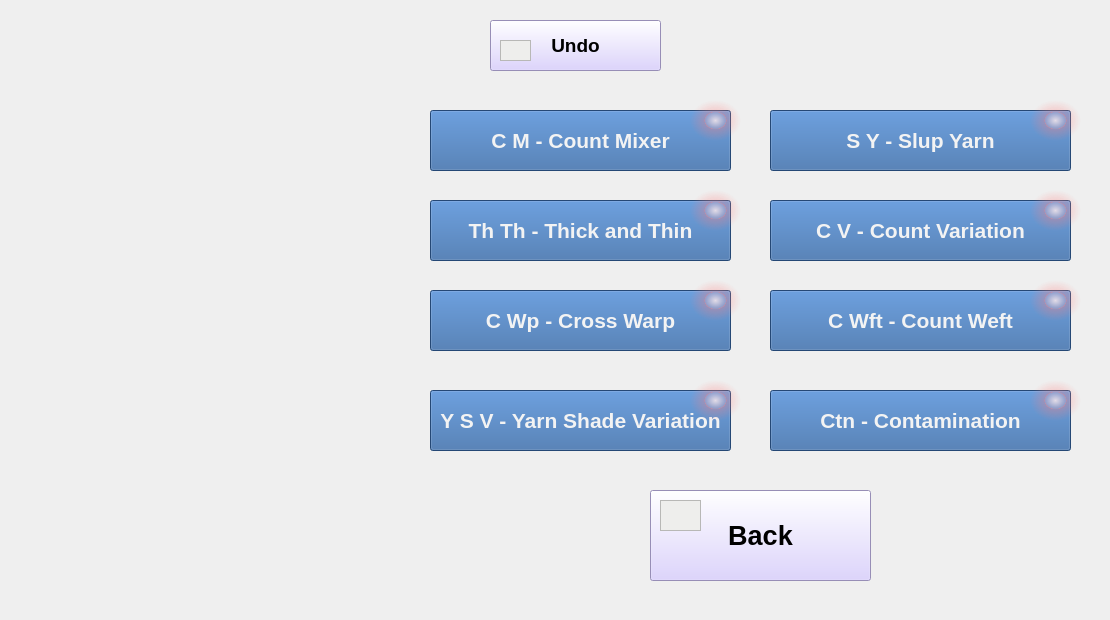
  <widget class="QWidget" name="YarnFault">
   <widget class="QLabel" name="YarnLabel">
    <property name="geometry">
     <rect>
      <x>0</x>
      <y>0</y>
      <width>1101</width>
      <height>611</height>
     </rect>
    </property>
    <property name="styleSheet">
     <string notr="true">border-image: url(:/newPrefix/Capture 8.JPG);</string>
    </property>
    <property name="text">
     <string>&lt;html&gt;&lt;head/&gt;&lt;body&gt;&lt;p&gt;&lt;br/&gt;&lt;/p&gt;&lt;p&gt;&lt;br/&gt;&lt;/p&gt;&lt;/body&gt;&lt;/html&gt;</string>
    </property>
   </widget>
   <widget class="QPushButton" name="ThThButton">
    <property name="geometry">
     <rect>
      <x>430</x>
      <y>200</y>
      <width>301</width>
      <height>61</height>
     </rect>
    </property>
    <property name="minimumSize">
     <size>
      <width>0</width>
      <height>0</height>
     </size>
    </property>
    <property name="sizeIncrement">
     <size>
      <width>0</width>
      <height>0</height>
     </size>
    </property>
    <property name="baseSize">
     <size>
      <width>0</width>
      <height>0</height>
     </size>
    </property>
    <property name="font">
     <font>
      <family>Arial</family>
      <pointsize>16</pointsize>
      <weight>75</weight>
      <bold>true</bold>
     </font>
    </property>
    <property name="styleSheet">
     <string notr="true">color: rgb(243, 243, 243);
background-color: rgb(52, 101, 164);</string>
    </property>
    <property name="text">
     <string>Th Th - Thick and Thin</string>
    </property>
    <property name="iconSize">
     <size>
      <width>30</width>
      <height>30</height>
     </size>
    </property>
   </widget>
   <widget class="QPushButton" name="CtnButton">
    <property name="geometry">
     <rect>
      <x>770</x>
      <y>390</y>
      <width>301</width>
      <height>61</height>
     </rect>
    </property>
    <property name="minimumSize">
     <size>
      <width>0</width>
      <height>0</height>
     </size>
    </property>
    <property name="sizeIncrement">
     <size>
      <width>0</width>
      <height>0</height>
     </size>
    </property>
    <property name="baseSize">
     <size>
      <width>0</width>
      <height>0</height>
     </size>
    </property>
    <property name="font">
     <font>
      <family>Arial</family>
      <pointsize>16</pointsize>
      <weight>75</weight>
      <bold>true</bold>
     </font>
    </property>
    <property name="styleSheet">
     <string notr="true">color: rgb(243, 243, 243);
background-color: rgb(52, 101, 164);</string>
    </property>
    <property name="text">
     <string>Ctn - Contamination</string>
    </property>
    <property name="iconSize">
     <size>
      <width>30</width>
      <height>30</height>
     </size>
    </property>
   </widget>
   <widget class="QPushButton" name="backButtonYa">
    <property name="geometry">
     <rect>
      <x>650</x>
      <y>490</y>
      <width>221</width>
      <height>91</height>
     </rect>
    </property>
    <property name="font">
     <font>
      <family>Arial</family>
      <pointsize>20</pointsize>
      <weight>75</weight>
      <bold>true</bold>
     </font>
    </property>
    <property name="styleSheet">
     <string notr="true">background-color: rgb(212, 199, 255);
</string>
    </property>
    <property name="text">
     <string>Back</string>
    </property>
   </widget>
   <widget class="QPushButton" name="CWftButton">
    <property name="geometry">
     <rect>
      <x>770</x>
      <y>290</y>
      <width>301</width>
      <height>61</height>
     </rect>
    </property>
    <property name="minimumSize">
     <size>
      <width>0</width>
      <height>0</height>
     </size>
    </property>
    <property name="sizeIncrement">
     <size>
      <width>0</width>
      <height>0</height>
     </size>
    </property>
    <property name="baseSize">
     <size>
      <width>0</width>
      <height>0</height>
     </size>
    </property>
    <property name="font">
     <font>
      <family>Arial</family>
      <pointsize>16</pointsize>
      <weight>75</weight>
      <bold>true</bold>
     </font>
    </property>
    <property name="styleSheet">
     <string notr="true">color: rgb(243, 243, 243);
background-color: rgb(52, 101, 164);</string>
    </property>
    <property name="text">
     <string>C Wft - Count Weft</string>
    </property>
    <property name="iconSize">
     <size>
      <width>30</width>
      <height>30</height>
     </size>
    </property>
   </widget>
   <widget class="QFrame" name="SavYarnFrame">
    <property name="geometry">
     <rect>
      <x>660</x>
      <y>500</y>
      <width>41</width>
      <height>31</height>
     </rect>
    </property>
    <property name="styleSheet">
     <string notr="true">border-image: url(:/newPrefix/Save-icon.png);
background-color: rgb(238, 238, 236);


</string>
    </property>
    <property name="frameShape">
     <enum>QFrame::StyledPanel</enum>
    </property>
    <property name="frameShadow">
     <enum>QFrame::Raised</enum>
    </property>
   </widget>
   <widget class="QPushButton" name="SYButton">
    <property name="geometry">
     <rect>
      <x>770</x>
      <y>110</y>
      <width>301</width>
      <height>61</height>
     </rect>
    </property>
    <property name="minimumSize">
     <size>
      <width>0</width>
      <height>0</height>
     </size>
    </property>
    <property name="sizeIncrement">
     <size>
      <width>0</width>
      <height>0</height>
     </size>
    </property>
    <property name="baseSize">
     <size>
      <width>0</width>
      <height>0</height>
     </size>
    </property>
    <property name="font">
     <font>
      <family>Arial</family>
      <pointsize>16</pointsize>
      <weight>75</weight>
      <bold>true</bold>
     </font>
    </property>
    <property name="styleSheet">
     <string notr="true">color: rgb(243, 243, 243);
background-color: rgb(52, 101, 164);</string>
    </property>
    <property name="text">
     <string>S Y - Slup Yarn</string>
    </property>
    <property name="iconSize">
     <size>
      <width>30</width>
      <height>30</height>
     </size>
    </property>
   </widget>
   <widget class="QPushButton" name="CMButton">
    <property name="geometry">
     <rect>
      <x>430</x>
      <y>110</y>
      <width>301</width>
      <height>61</height>
     </rect>
    </property>
    <property name="minimumSize">
     <size>
      <width>0</width>
      <height>0</height>
     </size>
    </property>
    <property name="sizeIncrement">
     <size>
      <width>0</width>
      <height>0</height>
     </size>
    </property>
    <property name="baseSize">
     <size>
      <width>0</width>
      <height>0</height>
     </size>
    </property>
    <property name="font">
     <font>
      <family>Arial</family>
      <pointsize>16</pointsize>
      <weight>75</weight>
      <bold>true</bold>
     </font>
    </property>
    <property name="styleSheet">
     <string notr="true">color: rgb(243, 243, 243);
background-color: rgb(52, 101, 164);</string>
    </property>
    <property name="text">
     <string>C M - Count Mixer</string>
    </property>
    <property name="iconSize">
     <size>
      <width>30</width>
      <height>30</height>
     </size>
    </property>
   </widget>
   <widget class="QPushButton" name="CWpButton">
    <property name="geometry">
     <rect>
      <x>430</x>
      <y>290</y>
      <width>301</width>
      <height>61</height>
     </rect>
    </property>
    <property name="minimumSize">
     <size>
      <width>0</width>
      <height>0</height>
     </size>
    </property>
    <property name="sizeIncrement">
     <size>
      <width>0</width>
      <height>0</height>
     </size>
    </property>
    <property name="baseSize">
     <size>
      <width>0</width>
      <height>0</height>
     </size>
    </property>
    <property name="font">
     <font>
      <family>Arial</family>
      <pointsize>16</pointsize>
      <weight>75</weight>
      <bold>true</bold>
     </font>
    </property>
    <property name="styleSheet">
     <string notr="true">color: rgb(243, 243, 243);
background-color: rgb(52, 101, 164);</string>
    </property>
    <property name="text">
     <string>C Wp - Cross Warp</string>
    </property>
    <property name="iconSize">
     <size>
      <width>30</width>
      <height>30</height>
     </size>
    </property>
   </widget>
   <widget class="QFrame" name="UndoYarnframe">
    <property name="geometry">
     <rect>
      <x>500</x>
      <y>40</y>
      <width>31</width>
      <height>21</height>
     </rect>
    </property>
    <property name="styleSheet">
     <string notr="true">border-image: url(:/newPrefix/Undo-icon.png);
background-color: rgb(238, 238, 236);


</string>
    </property>
    <property name="frameShape">
     <enum>QFrame::StyledPanel</enum>
    </property>
    <property name="frameShadow">
     <enum>QFrame::Raised</enum>
    </property>
   </widget>
   <widget class="QPushButton" name="Undo_YarnButton">
    <property name="geometry">
     <rect>
      <x>490</x>
      <y>20</y>
      <width>171</width>
      <height>51</height>
     </rect>
    </property>
    <property name="font">
     <font>
      <family>Arial</family>
      <pointsize>14</pointsize>
      <weight>75</weight>
      <bold>true</bold>
     </font>
    </property>
    <property name="styleSheet">
     <string notr="true">background-color: rgb(212, 199, 255);</string>
    </property>
    <property name="text">
     <string>Undo</string>
    </property>
   </widget>
   <widget class="QPushButton" name="CVButton">
    <property name="geometry">
     <rect>
      <x>770</x>
      <y>200</y>
      <width>301</width>
      <height>61</height>
     </rect>
    </property>
    <property name="minimumSize">
     <size>
      <width>0</width>
      <height>0</height>
     </size>
    </property>
    <property name="sizeIncrement">
     <size>
      <width>0</width>
      <height>0</height>
     </size>
    </property>
    <property name="baseSize">
     <size>
      <width>0</width>
      <height>0</height>
     </size>
    </property>
    <property name="font">
     <font>
      <family>Arial</family>
      <pointsize>16</pointsize>
      <weight>75</weight>
      <bold>true</bold>
     </font>
    </property>
    <property name="styleSheet">
     <string notr="true">color: rgb(243, 243, 243);
background-color: rgb(52, 101, 164);</string>
    </property>
    <property name="text">
     <string>C V - Count Variation</string>
    </property>
    <property name="iconSize">
     <size>
      <width>30</width>
      <height>30</height>
     </size>
    </property>
   </widget>
   <widget class="QPushButton" name="YSVButton">
    <property name="geometry">
     <rect>
      <x>430</x>
      <y>390</y>
      <width>301</width>
      <height>61</height>
     </rect>
    </property>
    <property name="minimumSize">
     <size>
      <width>0</width>
      <height>0</height>
     </size>
    </property>
    <property name="sizeIncrement">
     <size>
      <width>0</width>
      <height>0</height>
     </size>
    </property>
    <property name="baseSize">
     <size>
      <width>0</width>
      <height>0</height>
     </size>
    </property>
    <property name="font">
     <font>
      <family>Arial</family>
      <pointsize>16</pointsize>
      <weight>75</weight>
      <bold>true</bold>
     </font>
    </property>
    <property name="styleSheet">
     <string notr="true">color: rgb(243, 243, 243);
background-color: rgb(52, 101, 164);</string>
    </property>
    <property name="text">
     <string>Y S V - Yarn Shade Variation</string>
    </property>
    <property name="iconSize">
     <size>
      <width>30</width>
      <height>30</height>
     </size>
    </property>
   </widget>
   <widget class="QLabel" name="CtnButton_value">
    <property name="geometry">
     <rect>
      <x>1030</x>
      <y>380</y>
      <width>51</width>
      <height>41</height>
     </rect>
    </property>
    <property name="font">
     <font>
      <family>Arial</family>
      <pointsize>16</pointsize>
      <weight>75</weight>
      <bold>true</bold>
     </font>
    </property>
    <property name="styleSheet">
     <string notr="true">background-color: qradialgradient(spread:pad, cx:0.5, cy:0.5, radius:0.5, fx:0.5, fy:0.5, stop:0 rgba(255, 235, 235, 206), stop:0.35 rgba(255, 188, 188, 80), stop:0.4 rgba(255, 162, 162, 80), stop:0.425 rgba(255, 132, 132, 156), stop:0.44 rgba(252, 128, 128, 80), stop:1 rgba(255, 255, 255, 0));</string>
    </property>
    <property name="text">
     <string>&lt;html&gt;&lt;head/&gt;&lt;body&gt;&lt;p align=&quot;center&quot;&gt;&lt;br/&gt;&lt;/p&gt;&lt;/body&gt;&lt;/html&gt;</string>
    </property>
   </widget>
   <widget class="QLabel" name="CWftButton_value">
    <property name="geometry">
     <rect>
      <x>1030</x>
      <y>280</y>
      <width>51</width>
      <height>41</height>
     </rect>
    </property>
    <property name="font">
     <font>
      <family>Arial</family>
      <pointsize>16</pointsize>
      <weight>75</weight>
      <bold>true</bold>
     </font>
    </property>
    <property name="styleSheet">
     <string notr="true">background-color: qradialgradient(spread:pad, cx:0.5, cy:0.5, radius:0.5, fx:0.5, fy:0.5, stop:0 rgba(255, 235, 235, 206), stop:0.35 rgba(255, 188, 188, 80), stop:0.4 rgba(255, 162, 162, 80), stop:0.425 rgba(255, 132, 132, 156), stop:0.44 rgba(252, 128, 128, 80), stop:1 rgba(255, 255, 255, 0));</string>
    </property>
    <property name="text">
     <string>&lt;html&gt;&lt;head/&gt;&lt;body&gt;&lt;p align=&quot;center&quot;&gt;&lt;br/&gt;&lt;/p&gt;&lt;/body&gt;&lt;/html&gt;</string>
    </property>
   </widget>
   <widget class="QLabel" name="CVButton_value">
    <property name="geometry">
     <rect>
      <x>1030</x>
      <y>190</y>
      <width>51</width>
      <height>41</height>
     </rect>
    </property>
    <property name="font">
     <font>
      <family>Arial</family>
      <pointsize>16</pointsize>
      <weight>75</weight>
      <bold>true</bold>
     </font>
    </property>
    <property name="styleSheet">
     <string notr="true">background-color: qradialgradient(spread:pad, cx:0.5, cy:0.5, radius:0.5, fx:0.5, fy:0.5, stop:0 rgba(255, 235, 235, 206), stop:0.35 rgba(255, 188, 188, 80), stop:0.4 rgba(255, 162, 162, 80), stop:0.425 rgba(255, 132, 132, 156), stop:0.44 rgba(252, 128, 128, 80), stop:1 rgba(255, 255, 255, 0));</string>
    </property>
    <property name="text">
     <string>&lt;html&gt;&lt;head/&gt;&lt;body&gt;&lt;p align=&quot;center&quot;&gt;&lt;br/&gt;&lt;/p&gt;&lt;/body&gt;&lt;/html&gt;</string>
    </property>
   </widget>
   <widget class="QLabel" name="SYButton_value">
    <property name="geometry">
     <rect>
      <x>1030</x>
      <y>100</y>
      <width>51</width>
      <height>41</height>
     </rect>
    </property>
    <property name="font">
     <font>
      <family>Arial</family>
      <pointsize>16</pointsize>
      <weight>75</weight>
      <bold>true</bold>
     </font>
    </property>
    <property name="styleSheet">
     <string notr="true">background-color: qradialgradient(spread:pad, cx:0.5, cy:0.5, radius:0.5, fx:0.5, fy:0.5, stop:0 rgba(255, 235, 235, 206), stop:0.35 rgba(255, 188, 188, 80), stop:0.4 rgba(255, 162, 162, 80), stop:0.425 rgba(255, 132, 132, 156), stop:0.44 rgba(252, 128, 128, 80), stop:1 rgba(255, 255, 255, 0));</string>
    </property>
    <property name="text">
     <string>&lt;html&gt;&lt;head/&gt;&lt;body&gt;&lt;p align=&quot;center&quot;&gt;&lt;br/&gt;&lt;/p&gt;&lt;/body&gt;&lt;/html&gt;</string>
    </property>
   </widget>
   <widget class="QLabel" name="CMButton_value">
    <property name="geometry">
     <rect>
      <x>690</x>
      <y>100</y>
      <width>51</width>
      <height>41</height>
     </rect>
    </property>
    <property name="font">
     <font>
      <family>Arial</family>
      <pointsize>16</pointsize>
      <weight>75</weight>
      <bold>true</bold>
     </font>
    </property>
    <property name="styleSheet">
     <string notr="true">background-color: qradialgradient(spread:pad, cx:0.5, cy:0.5, radius:0.5, fx:0.5, fy:0.5, stop:0 rgba(255, 235, 235, 206), stop:0.35 rgba(255, 188, 188, 80), stop:0.4 rgba(255, 162, 162, 80), stop:0.425 rgba(255, 132, 132, 156), stop:0.44 rgba(252, 128, 128, 80), stop:1 rgba(255, 255, 255, 0));</string>
    </property>
    <property name="text">
     <string>&lt;html&gt;&lt;head/&gt;&lt;body&gt;&lt;p align=&quot;center&quot;&gt;&lt;br/&gt;&lt;/p&gt;&lt;/body&gt;&lt;/html&gt;</string>
    </property>
   </widget>
   <widget class="QLabel" name="ThThButton_value">
    <property name="geometry">
     <rect>
      <x>690</x>
      <y>190</y>
      <width>51</width>
      <height>41</height>
     </rect>
    </property>
    <property name="font">
     <font>
      <family>Arial</family>
      <pointsize>16</pointsize>
      <weight>75</weight>
      <bold>true</bold>
     </font>
    </property>
    <property name="styleSheet">
     <string notr="true">background-color: qradialgradient(spread:pad, cx:0.5, cy:0.5, radius:0.5, fx:0.5, fy:0.5, stop:0 rgba(255, 235, 235, 206), stop:0.35 rgba(255, 188, 188, 80), stop:0.4 rgba(255, 162, 162, 80), stop:0.425 rgba(255, 132, 132, 156), stop:0.44 rgba(252, 128, 128, 80), stop:1 rgba(255, 255, 255, 0));</string>
    </property>
    <property name="text">
     <string>&lt;html&gt;&lt;head/&gt;&lt;body&gt;&lt;p align=&quot;center&quot;&gt;&lt;br/&gt;&lt;/p&gt;&lt;/body&gt;&lt;/html&gt;</string>
    </property>
   </widget>
   <widget class="QLabel" name="CWpButton_value">
    <property name="geometry">
     <rect>
      <x>690</x>
      <y>280</y>
      <width>51</width>
      <height>41</height>
     </rect>
    </property>
    <property name="font">
     <font>
      <family>Arial</family>
      <pointsize>16</pointsize>
      <weight>75</weight>
      <bold>true</bold>
     </font>
    </property>
    <property name="styleSheet">
     <string notr="true">background-color: qradialgradient(spread:pad, cx:0.5, cy:0.5, radius:0.5, fx:0.5, fy:0.5, stop:0 rgba(255, 235, 235, 206), stop:0.35 rgba(255, 188, 188, 80), stop:0.4 rgba(255, 162, 162, 80), stop:0.425 rgba(255, 132, 132, 156), stop:0.44 rgba(252, 128, 128, 80), stop:1 rgba(255, 255, 255, 0));</string>
    </property>
    <property name="text">
     <string>&lt;html&gt;&lt;head/&gt;&lt;body&gt;&lt;p align=&quot;center&quot;&gt;&lt;br/&gt;&lt;/p&gt;&lt;/body&gt;&lt;/html&gt;</string>
    </property>
   </widget>
   <widget class="QLabel" name="YSVButton_value">
    <property name="geometry">
     <rect>
      <x>690</x>
      <y>380</y>
      <width>51</width>
      <height>41</height>
     </rect>
    </property>
    <property name="font">
     <font>
      <family>Arial</family>
      <pointsize>16</pointsize>
      <weight>75</weight>
      <bold>true</bold>
     </font>
    </property>
    <property name="styleSheet">
     <string notr="true">background-color: qradialgradient(spread:pad, cx:0.5, cy:0.5, radius:0.5, fx:0.5, fy:0.5, stop:0 rgba(255, 235, 235, 206), stop:0.35 rgba(255, 188, 188, 80), stop:0.4 rgba(255, 162, 162, 80), stop:0.425 rgba(255, 132, 132, 156), stop:0.44 rgba(252, 128, 128, 80), stop:1 rgba(255, 255, 255, 0));</string>
    </property>
    <property name="text">
     <string>&lt;html&gt;&lt;head/&gt;&lt;body&gt;&lt;p align=&quot;center&quot;&gt;&lt;br/&gt;&lt;/p&gt;&lt;/body&gt;&lt;/html&gt;</string>
    </property>
   </widget>
   <zorder>YarnLabel</zorder>
   <zorder>ThThButton</zorder>
   <zorder>CtnButton</zorder>
   <zorder>backButtonYa</zorder>
   <zorder>CWftButton</zorder>
   <zorder>SavYarnFrame</zorder>
   <zorder>SYButton</zorder>
   <zorder>CMButton</zorder>
   <zorder>CWpButton</zorder>
   <zorder>Undo_YarnButton</zorder>
   <zorder>CVButton</zorder>
   <zorder>YSVButton</zorder>
   <zorder>CtnButton_value</zorder>
   <zorder>CWftButton_value</zorder>
   <zorder>CVButton_value</zorder>
   <zorder>SYButton_value</zorder>
   <zorder>CMButton_value</zorder>
   <zorder>ThThButton_value</zorder>
   <zorder>CWpButton_value</zorder>
   <zorder>YSVButton_value</zorder>
   <zorder>UndoYarnframe</zorder>
  </widget>
